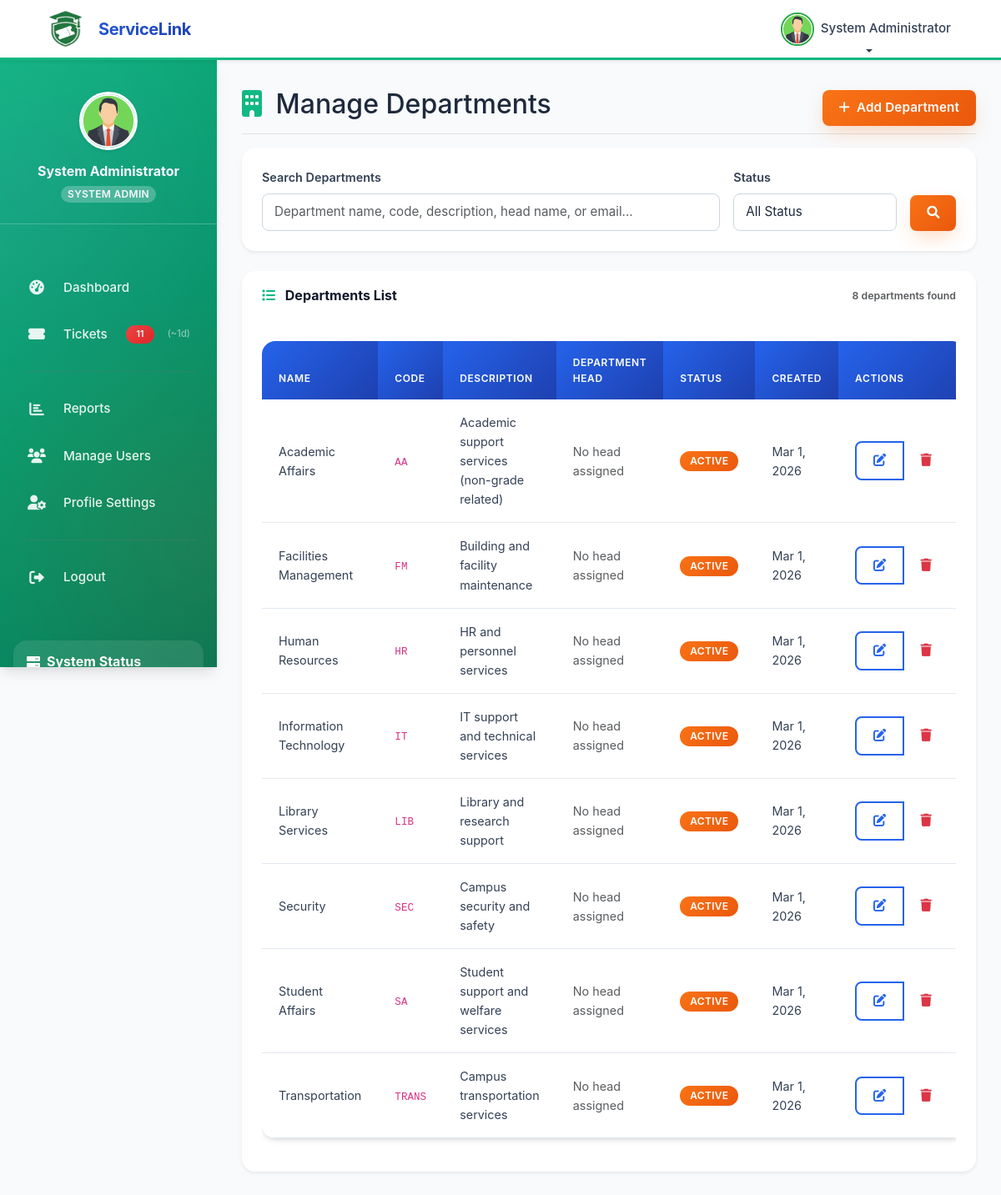
The app's page /admin/departments.php (signed in) with its own data.
### tables this page shows
CREATE TABLE `users` (
  `id` int(11) NOT NULL,
  `user_number` varchar(20) DEFAULT NULL,
  `first_name` varchar(100) NOT NULL,
  `last_name` varchar(100) NOT NULL,
  `email` varchar(255) NOT NULL,
  `phone_number` varchar(20) DEFAULT NULL,
  `password_hash` varchar(255) DEFAULT NULL,
  `google_id` varchar(255) DEFAULT NULL,
  `role` enum('admin','department_admin','staff','user') DEFAULT 'user',
  `user_type` varchar(50) DEFAULT NULL COMMENT 'For staff: MIS, Labtech, Utility, Maintenance',
  `department_id` int(11) DEFAULT NULL,
  `campus_id` int(11) DEFAULT NULL,
  `year_level` enum('1st Year','2nd Year','3rd Year','4th Year','5th Year','Graduate','Faculty','Staff') DEFAULT '1st Year',
  `profile_picture` varchar(255) DEFAULT NULL,
  `is_active` tinyint(1) DEFAULT 1,
  `email_verified` tinyint(1) DEFAULT 0,
  `created_at` timestamp NOT NULL DEFAULT current_timestamp(),
  `updated_at` timestamp NOT NULL DEFAULT current_timestamp() ON UPDATE current_timestamp()
);

CREATE TABLE `departments` (
  `id` int(11) NOT NULL,
  `name` varchar(255) NOT NULL,
  `code` varchar(10) NOT NULL,
  `description` text DEFAULT NULL,
  `head_user_id` int(11) DEFAULT NULL,
  `is_active` tinyint(1) DEFAULT 1,
  `created_at` timestamp NOT NULL DEFAULT current_timestamp(),
  `updated_at` timestamp NOT NULL DEFAULT current_timestamp() ON UPDATE current_timestamp()
);

### admin/departments.php (the view, shortened to what the rows shown need)
<?php
require_once '../config/database.php';
$search = $_GET['search'] ?? '';
$status_filter = $_GET['status'] ?? '';
$params = [];
$where_clause = '';
$departments = [];
try {
    $stmt = $pdo->prepare("
        SELECT d.*, d.head_user_id, CONCAT(h.first_name, ' ', h.last_name) as head_name, h.email as head_email
        FROM departments d
        LEFT JOIN users h ON d.head_user_id = h.id
        $where_clause
        ORDER BY d.name
    ");
    $stmt->execute($params);
    $departments = $stmt->fetchAll();
} catch (PDOException $e) {
    $departments = [];
}
?>
<!DOCTYPE html>
<html lang="en">
<head>
    <link href="https://cdn.jsdelivr.net/npm/bootstrap@5.3.0/dist/css/bootstrap.min.css" rel="stylesheet">
    <link href="https://cdnjs.cloudflare.com/ajax/libs/font-awesome/6.0.0/css/all.min.css" rel="stylesheet">
    <link href="../assets/css/style.css" rel="stylesheet">
</head>
<body>
    <?php include '../includes/top_nav.php'; ?>
    <div class="container-fluid p-0">
        <?php include '../includes/sidebar.php'; ?>
        <main class="dashboard-content">
            <div class="d-flex justify-content-between flex-wrap flex-md-nowrap align-items-center pt-3 pb-2 mb-3 border-bottom">
                <h1 class="h2">
                    <i class="fas fa-building text-success me-2"></i>
                    Manage Departments
                </h1>
            </div>
            <div class="card border-0 shadow-sm">
                <div class="card-body">
                    <div class="table-responsive">
                        <table class="table table-hover">
                            <thead>
                                <tr>
                                    <th>Name</th>
                                    <th>Code</th>
                                    <th>Description</th>
                                    <th>Department Head</th>
                                    <th>Status</th>
                                    <th>Created</th>
                                    <th>Actions</th>
                                </tr>
                            </thead>
                            <tbody>
                                <?php if (empty($departments)): ?>
                                    <tr>
                                        <td colspan="7" class="text-center py-4">
                                            <i class="fas fa-building fa-3x text-muted mb-3"></i>
                                            <p class="text-muted">
                                                <?php if ($search || $status_filter): ?>
                                                    No departments found matching your search criteria.
                                                    <br><a href="departments.php" class="text-decoration-none">Clear filters</a> to see all departments.
                                                <?php else: ?>
                                                    No departments found. Create your first department!
                                                <?php endif; ?>
                                            </p>
                                        </td>
                                    </tr>
                                <?php else: ?>
                                    <?php foreach ($departments as $department): ?>
                                        <tr>
                                            <td><?php echo htmlspecialchars($department['name']); ?></td>
                                            <td><code><?php echo htmlspecialchars($department['code']); ?></code></td>
                                            <td><?php echo htmlspecialchars($department['description']); ?></td>
                                            <td>
                                                <?php if ($department['head_name']): ?>
                                                    <?php echo htmlspecialchars($department['head_name']); ?>
                                                    <br><small class="text-muted"><?php echo htmlspecialchars($department['head_email']); ?></small>
                                                <?php else: ?>
                                                    <span class="text-muted">No head assigned</span>
                                                <?php endif; ?>
                                            </td>
                                            <td>
                                                <span class="badge bg-<?php echo $department['is_active'] ? 'success' : 'secondary'; ?>">
                                                    <?php echo $department['is_active'] ? 'Active' : 'Inactive'; ?>
                                                </span>
                                            </td>
                                            <td><?php echo date('M j, Y', strtotime($department['created_at'])); ?></td>
                                            <td>
                                                <div class="btn-group btn-group-sm">
                                                    <button class="btn btn-outline-primary" onclick="editDepartment(<?php echo htmlspecialchars(json_encode($department)); ?>)">
                                                        <i class="fas fa-edit"></i>
                                                    </button>
                                                    <button class="btn btn-outline-danger" onclick="deleteDepartment(<?php echo $department['id']; ?>, '<?php echo htmlspecialchars($department['name']); ?>')">
                                                        <i class="fas fa-trash"></i>
                                                    </button>
                                                </div>
                                            </td>
                                        </tr>
                                    <?php endforeach; ?>
                                <?php endif; ?>
                            </tbody>
                        </table>
                    </div>
                </div>
            </div>
        </main>
    </div>
</body>
</html>

### includes/top_nav.php (shortened to what the rows shown need)
<?php
$current_dir = basename(dirname($_SERVER['PHP_SELF']));
$base_path = '';
if ($current_dir == 'admin' || $current_dir == 'department' || $current_dir == 'staff' || $current_dir == 'student') {
    $base_path = '../';
}
$user_profile_picture = null;
if (isset($pdo) && isset($_SESSION['user_id'])) {
    try {
        $stmt = $pdo->prepare("SELECT profile_picture FROM users WHERE id = ?");
        $stmt->execute([$_SESSION['user_id']]);
        $result = $stmt->fetch(PDO::FETCH_ASSOC);
        if ($result && !empty($result['profile_picture'])) {
            $user_profile_picture = $result['profile_picture'];
        }
    } catch (Exception $e) {
        $user_profile_picture = null;
    }
}
?>
<nav class="navbar navbar-expand-lg navbar-light bg-white shadow-sm" style="border-bottom: 3px solid #10b981;">
    <div class="container-fluid">
        <div class="navbar-nav ms-auto d-none d-md-flex">
            <div class="nav-item dropdown">
                <a class="nav-link dropdown-toggle d-flex align-items-center text-dark" href="#" id="userDropdown" role="button" data-bs-toggle="dropdown" aria-expanded="false">
                    <?php if (!empty($user_profile_picture) && file_exists($base_path . $user_profile_picture)): ?>
                        <img src="<?php echo $base_path . htmlspecialchars($user_profile_picture); ?>"
                            alt="Profile" class="rounded-circle me-2"
                            style="width: 40px; height: 40px; object-fit: cover; border: 2px solid #28a745;">
                    <?php endif; ?>
                    <span><?php echo htmlspecialchars($_SESSION['user_name']); ?></span>
                </a>
            </div>
        </div>
    </div>
</nav>

### includes/sidebar.php (shortened to what the rows shown need)
<?php
$current_dir  = basename(dirname($_SERVER['PHP_SELF']));
?>
<nav id="sidebarMenu" class="dashboard-sidebar">
    <div class="pt-3 pb-5">
        <div class="text-center mb-4 p-4 border-bottom border-light border-opacity-25">
            <div class="mb-3 position-relative d-inline-block">
                <?php
                $profile_picture = null;
                try {
                    $sPic = $pdo->prepare("SELECT profile_picture FROM users WHERE id = ?");
                    $sPic->execute([$_SESSION['user_id']]);
                    $profile_picture = $sPic->fetch()['profile_picture'] ?? null;
                } catch (PDOException $e) {
                    $profile_picture = $_SESSION['profile_picture'] ?? null;
                }
                $pic_prefix = in_array($current_dir, ['admin', 'department', 'staff', 'student']) ? '../' : '';
                if ($profile_picture): ?>
                    <img src="<?php echo $pic_prefix . htmlspecialchars($profile_picture); ?>"
                        alt="Profile" class="rounded-circle shadow-sm"
                        style="width:70px;height:70px;object-fit:cover;border:3px solid #fff;">
                <?php endif; ?>
            </div>
        </div>
    </div>
</nav>

### records on screen
users: profile_picture (picture)
departments: name "Academic Affairs", code "AA", description "Academic support services (non-grade related)", is_active "ACTIVE", created_at "Mar 1, 2026"
departments: name "Facilities Management", code "FM", description "Building and facility maintenance", is_active "ACTIVE", created_at "Mar 1, 2026"
departments: name "Human Resources", code "HR", description "HR and personnel services", is_active "ACTIVE", created_at "Mar 1, 2026"
departments: name "Information Technology", code "IT", description "IT support and technical services", is_active "ACTIVE", created_at "Mar 1, 2026"
departments: name "Library Services", code "LIB", description "Library and research support", is_active "ACTIVE", created_at "Mar 1, 2026"
departments: name "Security", code "SEC", description "Campus security and safety", is_active "ACTIVE", created_at "Mar 1, 2026"
departments: name "Student Affairs", code "SA", description "Student support and welfare services", is_active "ACTIVE", created_at "Mar 1, 2026"
departments: name "Transportation", code "TRANS", description "Campus transportation services", is_active "ACTIVE", created_at "Mar 1, 2026"

### other values on screen
$_SESSION['user_name'] "System Administrator"
$_sb_badge "11"
$_sb_avg "1"
count($departments) "8"
